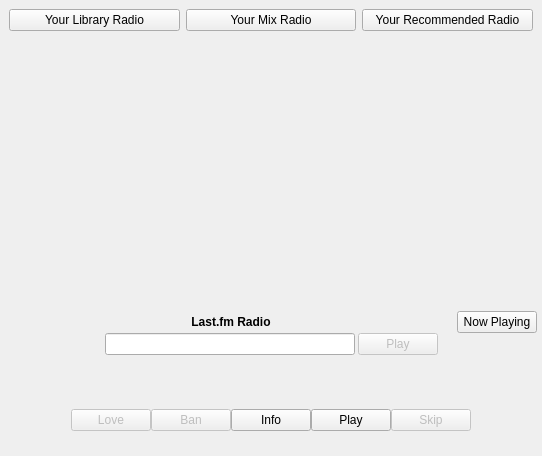
<?xml version="1.0" encoding="UTF-8"?>
<ui version="4.0">
 <class>RadioWidget</class>
 <widget class="QWidget" name="RadioWidget">
  <property name="geometry">
   <rect>
    <x>0</x>
    <y>0</y>
    <width>542</width>
    <height>456</height>
   </rect>
  </property>
  <property name="windowTitle">
   <string>MainWindow</string>
  </property>
  <layout class="QVBoxLayout" name="verticalLayout_4">
   <property name="spacing">
    <number>0</number>
   </property>
   <property name="margin">
    <number>0</number>
   </property>
   <item>
    <layout class="QVBoxLayout" name="verticalLayout_2" stretch="0,1,0">
     <property name="spacing">
      <number>0</number>
     </property>
     <property name="margin">
      <number>0</number>
     </property>
     <item>
      <widget class="QWidget" name="widget" native="true">
       <layout class="QHBoxLayout" name="horizontalLayout_5">
        <item>
         <widget class="QPushButton" name="library">
          <property name="text">
           <string>Your Library Radio</string>
          </property>
         </widget>
        </item>
        <item>
         <widget class="QPushButton" name="mix">
          <property name="text">
           <string>Your Mix Radio</string>
          </property>
         </widget>
        </item>
        <item>
         <widget class="QPushButton" name="recommended">
          <property name="text">
           <string>Your Recommended Radio</string>
          </property>
         </widget>
        </item>
       </layout>
      </widget>
     </item>
     <item>
      <widget class="StationPanelWidget" name="stations" native="true">
       <layout class="QHBoxLayout" name="stationLayout">
        <property name="spacing">
         <number>0</number>
        </property>
        <property name="margin">
         <number>0</number>
        </property>
       </layout>
      </widget>
     </item>
     <item>
      <widget class="QFrame" name="controlFrame">
       <property name="frameShape">
        <enum>QFrame::NoFrame</enum>
       </property>
       <property name="frameShadow">
        <enum>QFrame::Plain</enum>
       </property>
       <layout class="QVBoxLayout" name="verticalLayout_12" stretch="0,0">
        <property name="margin">
         <number>5</number>
        </property>
        <item>
         <widget class="QStackedWidget" name="details">
          <property name="sizePolicy">
           <sizepolicy hsizetype="Preferred" vsizetype="Preferred">
            <horstretch>0</horstretch>
            <verstretch>0</verstretch>
           </sizepolicy>
          </property>
          <property name="currentIndex">
           <number>1</number>
          </property>
          <widget class="QWidget" name="dummyPage">
           <property name="sizePolicy">
            <sizepolicy hsizetype="Preferred" vsizetype="Preferred">
             <horstretch>0</horstretch>
             <verstretch>0</verstretch>
            </sizepolicy>
           </property>
          </widget>
          <widget class="QWidget" name="quickstartPage">
           <layout class="QVBoxLayout" name="verticalLayout">
            <property name="spacing">
             <number>0</number>
            </property>
            <property name="margin">
             <number>0</number>
            </property>
            <item>
             <layout class="QHBoxLayout" name="titleLayout" stretch="0,1,0">
              <item>
               <widget class="GhostWidget" name="nowPlayingGhost" native="true"/>
              </item>
              <item>
               <widget class="QLabel" name="label">
                <property name="font">
                 <font>
                  <weight>75</weight>
                  <bold>true</bold>
                 </font>
                </property>
                <property name="text">
                 <string>Last.fm Radio</string>
                </property>
                <property name="alignment">
                 <set>Qt::AlignCenter</set>
                </property>
               </widget>
              </item>
              <item>
               <widget class="QPushButton" name="nowPlaying">
                <property name="text">
                 <string>Now Playing</string>
                </property>
               </widget>
              </item>
             </layout>
            </item>
            <item>
             <layout class="QHBoxLayout" name="horizontalLayout">
              <property name="spacing">
               <number>3</number>
              </property>
              <item>
               <spacer name="horizontalSpacer">
                <property name="orientation">
                 <enum>Qt::Horizontal</enum>
                </property>
                <property name="sizeHint" stdset="0">
                 <size>
                  <width>40</width>
                  <height>20</height>
                 </size>
                </property>
               </spacer>
              </item>
              <item>
               <widget class="HelpTextLineEdit" name="stationEdit">
                <property name="minimumSize">
                 <size>
                  <width>250</width>
                  <height>0</height>
                 </size>
                </property>
                <property name="inputMask">
                 <string/>
                </property>
                <property name="text">
                 <string/>
                </property>
               </widget>
              </item>
              <item>
               <widget class="QPushButton" name="start">
                <property name="enabled">
                 <bool>false</bool>
                </property>
                <property name="text">
                 <string>Play</string>
                </property>
               </widget>
              </item>
              <item>
               <spacer name="horizontalSpacer_2">
                <property name="orientation">
                 <enum>Qt::Horizontal</enum>
                </property>
                <property name="sizeHint" stdset="0">
                 <size>
                  <width>40</width>
                  <height>20</height>
                 </size>
                </property>
               </spacer>
              </item>
             </layout>
            </item>
            <item>
             <spacer name="verticalSpacer_2">
              <property name="orientation">
               <enum>Qt::Vertical</enum>
              </property>
              <property name="sizeHint" stdset="0">
               <size>
                <width>20</width>
                <height>0</height>
               </size>
              </property>
             </spacer>
            </item>
           </layout>
          </widget>
          <widget class="QWidget" name="detailsPage">
           <layout class="QVBoxLayout" name="verticalLayout_3" stretch="1,0,0,0,0">
            <property name="spacing">
             <number>0</number>
            </property>
            <property name="margin">
             <number>0</number>
            </property>
            <item>
             <layout class="QHBoxLayout" name="radioTitleLayout" stretch="0,1,0">
              <property name="spacing">
               <number>0</number>
              </property>
              <property name="leftMargin">
               <number>0</number>
              </property>
              <property name="rightMargin">
               <number>0</number>
              </property>
              <item>
               <widget class="QPushButton" name="back">
                <property name="text">
                 <string>Back</string>
                </property>
               </widget>
              </item>
              <item>
               <widget class="Label" name="radioTitle">
                <property name="font">
                 <font>
                  <weight>75</weight>
                  <bold>true</bold>
                 </font>
                </property>
                <property name="text">
                 <string/>
                </property>
                <property name="alignment">
                 <set>Qt::AlignCenter</set>
                </property>
               </widget>
              </item>
              <item>
               <widget class="GhostWidget" name="backGhost" native="true"/>
              </item>
             </layout>
            </item>
            <item>
             <layout class="QHBoxLayout" name="trackTitleLayout" stretch="0,0,0">
              <property name="spacing">
               <number>10</number>
              </property>
              <property name="margin">
               <number>0</number>
              </property>
              <item>
               <widget class="Label" name="trackTitle">
                <property name="sizePolicy">
                 <sizepolicy hsizetype="Preferred" vsizetype="Preferred">
                  <horstretch>0</horstretch>
                  <verstretch>0</verstretch>
                 </sizepolicy>
                </property>
                <property name="font">
                 <font>
                  <weight>75</weight>
                  <bold>true</bold>
                 </font>
                </property>
                <property name="text">
                 <string/>
                </property>
                <property name="alignment">
                 <set>Qt::AlignLeading|Qt::AlignLeft|Qt::AlignVCenter</set>
                </property>
                <property name="margin">
                 <number>0</number>
                </property>
               </widget>
              </item>
              <item>
               <widget class="Label" name="onTour">
                <property name="text">
                 <string>ON TOUR</string>
                </property>
               </widget>
              </item>
              <item>
               <spacer name="horizontalSpacer_9">
                <property name="orientation">
                 <enum>Qt::Horizontal</enum>
                </property>
                <property name="sizeHint" stdset="0">
                 <size>
                  <width>0</width>
                  <height>20</height>
                 </size>
                </property>
               </spacer>
              </item>
             </layout>
            </item>
            <item>
             <widget class="Label" name="album">
              <property name="text">
               <string/>
              </property>
              <property name="margin">
               <number>0</number>
              </property>
             </widget>
            </item>
            <item>
             <widget class="Label" name="context">
              <property name="sizePolicy">
               <sizepolicy hsizetype="Preferred" vsizetype="Preferred">
                <horstretch>0</horstretch>
                <verstretch>0</verstretch>
               </sizepolicy>
              </property>
              <property name="text">
               <string/>
              </property>
              <property name="alignment">
               <set>Qt::AlignLeading|Qt::AlignLeft|Qt::AlignVCenter</set>
              </property>
             </widget>
            </item>
            <item>
             <widget class="QFrame" name="progress">
              <property name="frameShape">
               <enum>QFrame::NoFrame</enum>
              </property>
              <property name="frameShadow">
               <enum>QFrame::Plain</enum>
              </property>
              <layout class="QHBoxLayout" name="horizontalLayout_6" stretch="0,0,0">
               <property name="spacing">
                <number>3</number>
               </property>
               <property name="margin">
                <number>0</number>
               </property>
               <item>
                <widget class="QLabel" name="time">
                 <property name="text">
                  <string>00:00</string>
                 </property>
                </widget>
               </item>
               <item>
                <widget class="QProgressBar" name="bar">
                 <property name="enabled">
                  <bool>true</bool>
                 </property>
                 <property name="sizePolicy">
                  <sizepolicy hsizetype="Expanding" vsizetype="Fixed">
                   <horstretch>0</horstretch>
                   <verstretch>0</verstretch>
                  </sizepolicy>
                 </property>
                 <property name="minimumSize">
                  <size>
                   <width>200</width>
                   <height>0</height>
                  </size>
                 </property>
                 <property name="value">
                  <number>0</number>
                 </property>
                 <property name="textVisible">
                  <bool>false</bool>
                 </property>
                </widget>
               </item>
               <item>
                <widget class="QLabel" name="timeToGo">
                 <property name="text">
                  <string>-00:00</string>
                 </property>
                </widget>
               </item>
              </layout>
             </widget>
            </item>
           </layout>
          </widget>
         </widget>
        </item>
        <item>
         <layout class="QHBoxLayout" name="horizontalLayout_4">
          <item>
           <spacer name="horizontalSpacer_4">
            <property name="orientation">
             <enum>Qt::Horizontal</enum>
            </property>
            <property name="sizeHint" stdset="0">
             <size>
              <width>40</width>
              <height>20</height>
             </size>
            </property>
           </spacer>
          </item>
          <item>
           <layout class="QVBoxLayout" name="verticalLayout_6">
            <property name="spacing">
             <number>0</number>
            </property>
            <property name="leftMargin">
             <number>0</number>
            </property>
            <property name="rightMargin">
             <number>0</number>
            </property>
            <item>
             <layout class="QHBoxLayout" name="horizontalLayout_3">
              <item>
               <widget class="QFrame" name="playbackControls">
                <property name="frameShape">
                 <enum>QFrame::NoFrame</enum>
                </property>
                <property name="frameShadow">
                 <enum>QFrame::Raised</enum>
                </property>
                <layout class="QHBoxLayout" name="horizontalLayout_2" stretch="0,0,0,0,0,0,0">
                 <property name="spacing">
                  <number>0</number>
                 </property>
                 <property name="margin">
                  <number>0</number>
                 </property>
                 <item>
                  <spacer name="horizontalSpacer_3">
                   <property name="orientation">
                    <enum>Qt::Horizontal</enum>
                   </property>
                   <property name="sizeHint" stdset="0">
                    <size>
                     <width>40</width>
                     <height>20</height>
                    </size>
                   </property>
                  </spacer>
                 </item>
                 <item>
                  <widget class="QPushButton" name="love">
                   <property name="enabled">
                    <bool>false</bool>
                   </property>
                   <property name="text">
                    <string>Love</string>
                   </property>
                   <property name="checkable">
                    <bool>true</bool>
                   </property>
                  </widget>
                 </item>
                 <item>
                  <widget class="QPushButton" name="ban">
                   <property name="enabled">
                    <bool>false</bool>
                   </property>
                   <property name="text">
                    <string>Ban</string>
                   </property>
                  </widget>
                 </item>
                 <item>
                  <widget class="QPushButton" name="info">
                   <property name="text">
                    <string>Info</string>
                   </property>
                  </widget>
                 </item>
                 <item>
                  <widget class="QPushButton" name="play">
                   <property name="text">
                    <string>Play</string>
                   </property>
                   <property name="checkable">
                    <bool>true</bool>
                   </property>
                   <property name="checked">
                    <bool>false</bool>
                   </property>
                  </widget>
                 </item>
                 <item>
                  <widget class="QPushButton" name="skip">
                   <property name="enabled">
                    <bool>false</bool>
                   </property>
                   <property name="text">
                    <string>Skip</string>
                   </property>
                  </widget>
                 </item>
                 <item>
                  <spacer name="horizontalSpacer_8">
                   <property name="orientation">
                    <enum>Qt::Horizontal</enum>
                   </property>
                   <property name="sizeHint" stdset="0">
                    <size>
                     <width>40</width>
                     <height>20</height>
                    </size>
                   </property>
                  </spacer>
                 </item>
                </layout>
               </widget>
              </item>
             </layout>
            </item>
            <item>
             <layout class="QHBoxLayout" name="horizontalLayout_7">
              <property name="spacing">
               <number>0</number>
              </property>
              <item>
               <spacer name="horizontalSpacer_6">
                <property name="orientation">
                 <enum>Qt::Horizontal</enum>
                </property>
                <property name="sizeHint" stdset="0">
                 <size>
                  <width>40</width>
                  <height>20</height>
                 </size>
                </property>
               </spacer>
              </item>
              <item>
               <widget class="Phonon::VolumeSlider" name="volumeSlider" native="true"/>
              </item>
              <item>
               <widget class="QLabel" name="volumeBars">
                <property name="text">
                 <string/>
                </property>
               </widget>
              </item>
              <item>
               <spacer name="horizontalSpacer_7">
                <property name="orientation">
                 <enum>Qt::Horizontal</enum>
                </property>
                <property name="sizeHint" stdset="0">
                 <size>
                  <width>40</width>
                  <height>20</height>
                 </size>
                </property>
               </spacer>
              </item>
             </layout>
            </item>
           </layout>
          </item>
          <item>
           <spacer name="horizontalSpacer_5">
            <property name="orientation">
             <enum>Qt::Horizontal</enum>
            </property>
            <property name="sizeHint" stdset="0">
             <size>
              <width>40</width>
              <height>20</height>
             </size>
            </property>
           </spacer>
          </item>
         </layout>
        </item>
       </layout>
      </widget>
     </item>
    </layout>
   </item>
  </layout>
 </widget>
 <customwidgets>
  <customwidget>
   <class>Phonon::VolumeSlider</class>
   <extends>QWidget</extends>
   <header location="global">phonon/volumeslider.h</header>
  </customwidget>
  <customwidget>
   <class>HelpTextLineEdit</class>
   <extends>QLineEdit</extends>
   <header>lib/unicorn/widgets/HelpTextLineEdit.h</header>
  </customwidget>
  <customwidget>
   <class>Label</class>
   <extends>QLabel</extends>
   <header>lib/unicorn/widgets/label.h</header>
  </customwidget>
  <customwidget>
   <class>GhostWidget</class>
   <extends>QWidget</extends>
   <header>lib/unicorn/widgets/GhostWidget.h</header>
   <container>1</container>
  </customwidget>
  <customwidget>
   <class>StationPanelWidget</class>
   <extends>QWidget</extends>
   <header>../widgets/StationPanelWidget.h</header>
   <container>1</container>
  </customwidget>
 </customwidgets>
 <resources/>
 <connections/>
</ui>
